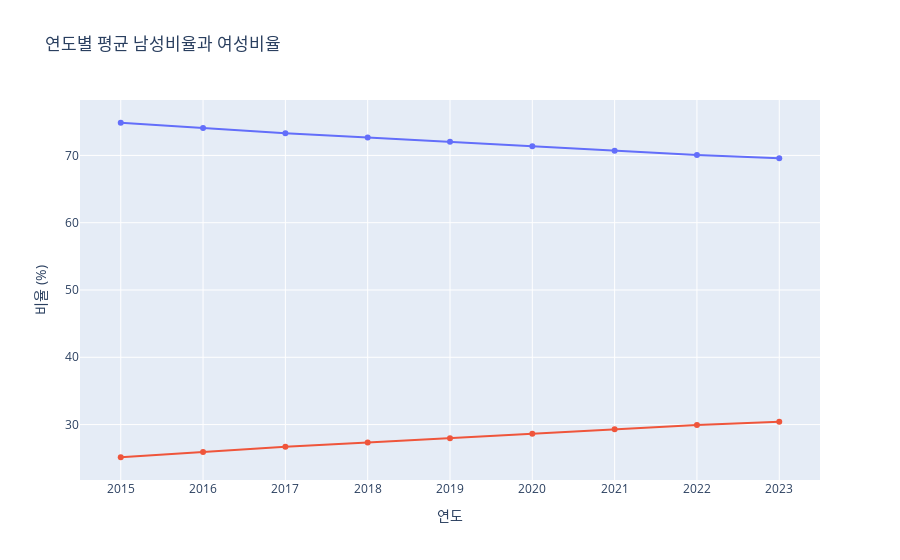

Notebook source saved alongside this figure:
### Code cell
df_avg = df_all.groupby('연도').agg({
    '남성비율': 'mean',
    '여성비율': 'mean'
}).reset_index()
fig = px.line(df_avg, x='연도', y=['남성비율', '여성비율'],
              title='연도별 평균 남성비율과 여성비율',
              labels={'연도': '연도', 'value': '비율 (%)'},
              markers=True)
fig.update_layout(showlegend=False)
fig

### Figure 1 — Plotly figure (JSON) as saved in the notebook; plotly's stock layout.template omitted (floating-point values rounded to 4 significant figures)
{"data": [{"hovertemplate": "variable=남성비율<br>연도=%{x}<br>비율 (%)=%{y}<extra></extra>", "legendgroup": "남성비율", "line": {"color": "#636efa", "dash": "solid"}, "marker": {"symbol": "circle"}, "mode": "lines+markers", "name": "남성비율", "orientation": "v", "showlegend": true, "type": "scatter", "x": [2015, 2016, 2017, 2018, 2019, 2020, 2021, 2022, 2023], "xaxis": "x", "y": [74.85, 74.07, 73.31, 72.67, 72.04, 71.35, 70.71, 70.04, 69.56], "yaxis": "y"}, {"hovertemplate": "variable=여성비율<br>연도=%{x}<br>비율 (%)=%{y}<extra></extra>", "legendgroup": "여성비율", "line": {"color": "#EF553B", "dash": "solid"}, "marker": {"symbol": "circle"}, "mode": "lines+markers", "name": "여성비율", "orientation": "v", "showlegend": true, "type": "scatter", "x": [2015, 2016, 2017, 2018, 2019, 2020, 2021, 2022, 2023], "xaxis": "x", "y": [25.15, 25.93, 26.69, 27.33, 27.96, 28.65, 29.29, 29.96, 30.44], "yaxis": "y"}], "layout": {"autosize": true, "legend": {"title": {"text": "variable"}, "tracegroupgap": 0}, "showlegend": false, "title": {"text": "연도별 평균 남성비율과 여성비율"}, "xaxis": {"anchor": "y", "autorange": true, "domain": [0, 1], "range": [2014.0, 2024.0], "title": {"text": "연도"}, "type": "linear"}, "yaxis": {"anchor": "x", "autorange": true, "domain": [0, 1], "range": [21.04, 78.96], "title": {"text": "비율 (%)"}, "type": "linear"}}}
